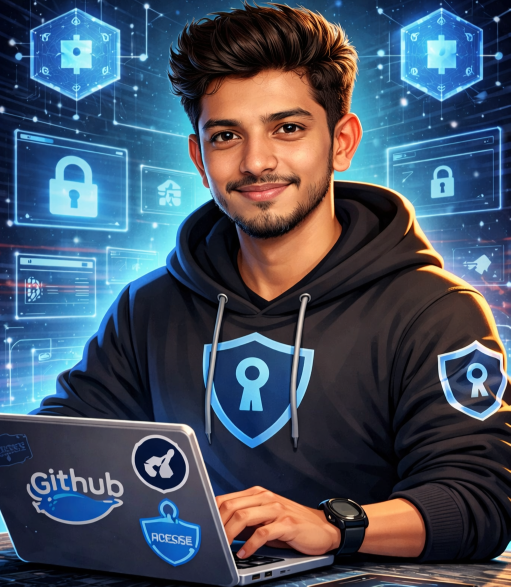
#> input picture myphoto.jpg, 1021 x 1173 px (shown at 1/2 size)
$ python resize_icons.py
#> lines starting #> are read from the running program, lines starting #| are printed output that depends on the picture
from PIL import Image
import os


SOURCE_IMAGE = "myphoto.jpg"

os.makedirs("icons", exist_ok=True)

for size in [16, 48, 128]:
    img = Image.open(SOURCE_IMAGE)
#> img is the input picture: PIL image 1021x1173 RGBA; mean R, G, B, A 68.3, 80.9, 98.4, 255
    img = img.resize((size, size), Image.LANCZOS)
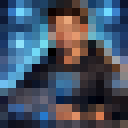
#> img: PIL image 16x16 RGBA (shown 8 times larger); mean R, G, B, A 68.4, 81.1, 98.6, 255
    img.save(f"icons/icon{size}.png")
    print(f"Created icon{size}.png")
